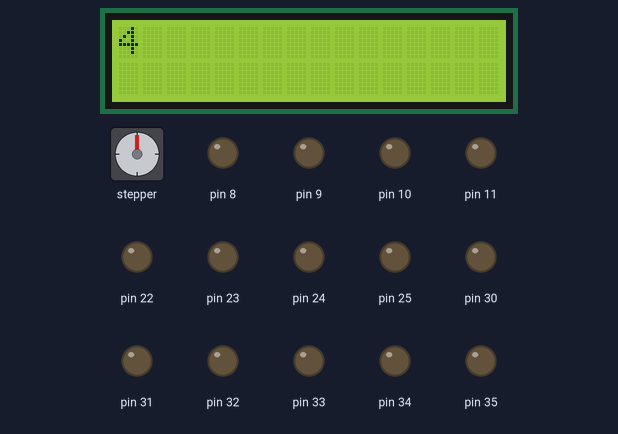
A sketch run on a simulated Arduino Mega 2560, built with avr-gcc and run on an emulated ATmega2560. Shown: 16×2 character LCD, stepper motor, output pins drawn as LEDs (lit = HIGH). Stepper angles assume 256 steps per turn. At 7.1 s the program stops and its outputs stay as they are.

Above: at 0.1 s.
At 3.22 s:
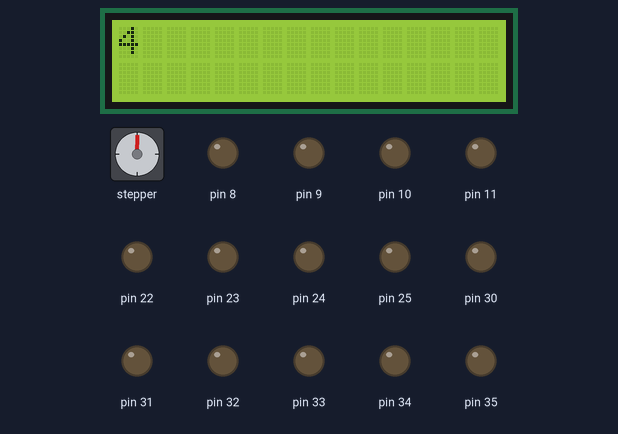
At 4.8 s:
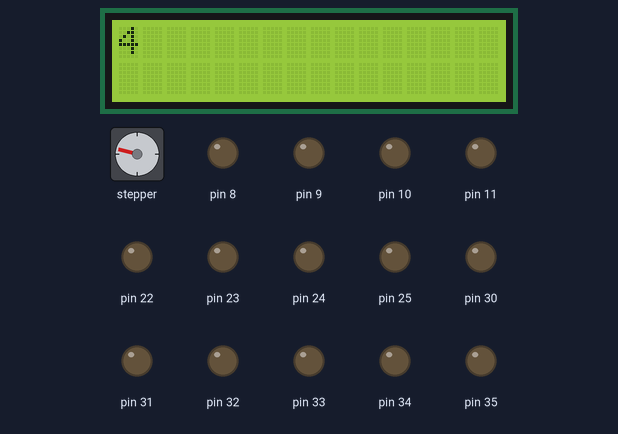
At 6.69 s:
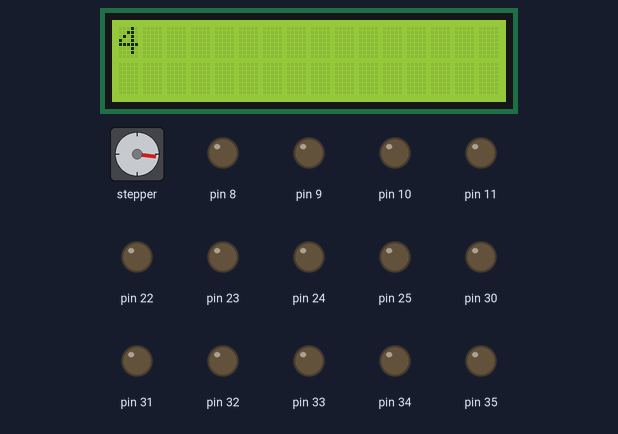
Timing chart, 0 to 8.6 s (numbered marks = the images above):
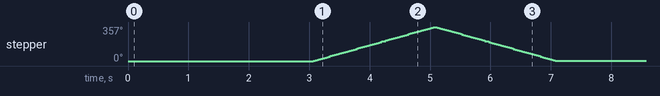

The sketch:

simplemo.ino
```cpp
#include <Stepper.h>
#include <Wire.h>
#include <LiquidCrystal_I2C.h>
LiquidCrystal_I2C lcd(0x3F,16,2);
// set the LCD address to 0x3F for a 16 chars and 2 line display
int PhoneNum[] = {4};
const int degree=256;
int i;
Stepper motor12(degree, 11, 9, 10, 8);
Stepper motor36(degree, 25, 23, 24, 22);
Stepper motor45(degree, 29, 27, 28, 26);
Stepper motor78(degree, 33, 31, 32, 30);
Stepper motor90(degree, 37, 35, 36, 34);


void setup() {

  pinMode(8,OUTPUT);
  pinMode(9,OUTPUT);
  pinMode(10,OUTPUT);
  pinMode(11,OUTPUT);
  pinMode(22,OUTPUT);
  pinMode(23,OUTPUT);
  pinMode(24,OUTPUT);
  pinMode(25,OUTPUT);
  pinMode(26,OUTPUT);
  pinMode(27,OUTPUT);
  pinMode(28,OUTPUT);
  pinMode(29,OUTPUT);
  pinMode(30,OUTPUT);
  pinMode(31,OUTPUT);
  pinMode(32,OUTPUT);
  pinMode(33,OUTPUT);
  pinMode(34,OUTPUT);
  pinMode(35,OUTPUT);
  pinMode(36,OUTPUT);
  pinMode(37,OUTPUT);

  lcd.init(); // initialize the lcd
// Print a message to the LCD.
lcd.backlight();
  int i;
  int p_l=sizeof(PhoneNum)/sizeof(int);
  for(i=0; i<p_l; i++)
  {
    lcd.print(PhoneNum[i]);
  }
  motor12.setSpeed(30);
  motor36.setSpeed(30);
  motor45.setSpeed(30);
  motor78.setSpeed(30);
  motor90.setSpeed(30);
  Serial.begin(9600);
}
void checkNumb(int a)
{
   switch(a)
   {
    case 0 :
    motor90.step(-degree);
    motor90.step(degree);
    break;
    case 1 :
    motor12.step(degree);
    motor12.step(-degree);
    break;
    case 2 :
    motor12.step(-degree);
    motor12.step(degree);
    break;
    case 3 :
    motor36.step(degree);
    motor36.step(-degree);
    break;
    case 4 :
    motor45.step(degree);
    motor45.step(-degree);
    break;
    case 5 :
    motor45.step(-degree);
    motor45.step(degree);
    break;
    case 6 :
    motor36.step(-degree);
    motor36.step(degree);
    break;
    case 7 :
    motor78.step(degree);
    motor78.step(-degree);
    break;
    case 8 :
    motor78.step(degree);
    motor78.step(-degree);

    break;
    case 9 :
    motor90.step(degree);
    motor90.step(-degree);
    break;
    }
}
void loop() {
 int i;
 int p_l=sizeof(PhoneNum)/sizeof(int);
 delay(3000);
 for(i=0;i<p_l;i++)
 {
  checkNumb(PhoneNum[i]);
 }
 exit(0);
}
```

Measured:
- by itself, stepper: turns 357° clockwise in 2.0 s, then 355° counter-clockwise in 2.0 s
